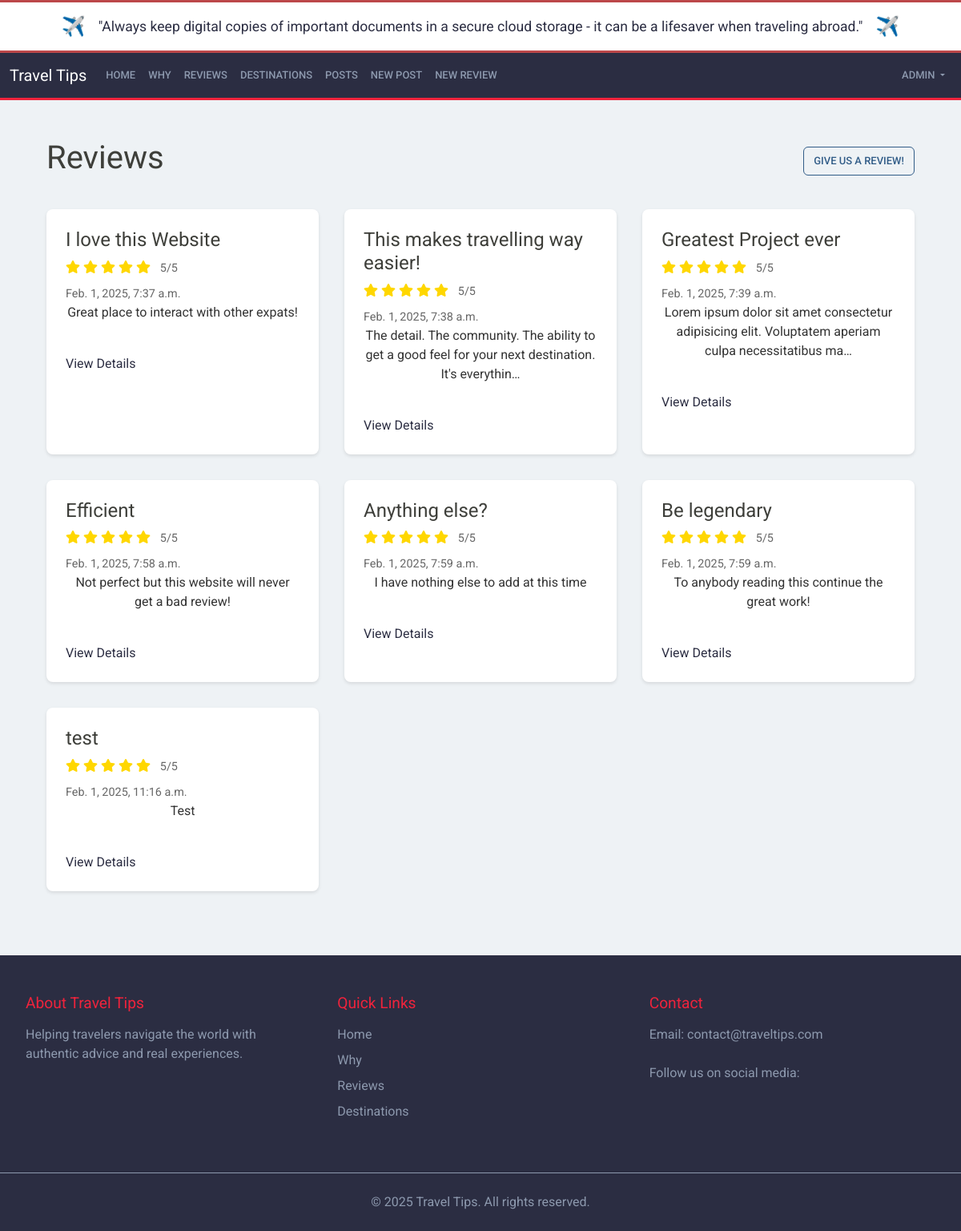
/notes/list/ (signed in), run on the app's committed database.
### notes/models.py (models this page shows, shortened)
class Note(models.Model):
    title = models.CharField(max_length=80)
    text = models.TextField()
    created_on = models.DateTimeField(auto_now_add=True)
    rating = models.IntegerField(default=0)  # or null=True if rating is optional

### notes/views.py (the view)
# urls.py: path("list/", ListNoteView.as_view(), name="list_note"),
class ListNoteView(ListView):
    template_name = "notes/list_note.html"
    model = Note
    context_object_name = "list_note"

### templates/notes/list_note.html (shortened to what this page needs)
{% extends 'base.html' %}
{% load static %}
{% block content %}
    <div class="reviews-container">
        <div class="reviews-header">
            <h1>Reviews</h1>
            <a href="{% url 'create_note' %}" class="btn btn-outline-primary">Give us a Review!</a>
        </div>
        <div class="reviews-grid">
            {% for note in list_note %}
            <div class="review-card">
                <h4>{{ note.title }}</h4>
                <div class="star-rating">
                    <span class="stars">
                        <i class="fas fa-star"></i>
                        <i class="fas fa-star"></i>
                        <i class="fas fa-star"></i>
                        <i class="fas fa-star"></i>
                        <i class="fas fa-star"></i>
                    </span>
                    <span class="rating-text">5/5</span>
                </div>
                <span class="review-date">{{ note.created_on }}</span>
                <p>{{ note.text|truncatechars:100 }}</p>
                <a href="" class="review-link">View Details</a>
            </div>
            {% endfor %}
        </div>
    </div>
{% endblock content %}

### templates/base.html (shortened to what this page needs)
{% load static %}
<!DOCTYPE html>
<html lang="en">
<head>
    <link href="https://bootswatch.com/5/sandstone/bootstrap.min.css" rel="stylesheet">
    <link rel="stylesheet" href="https://cdnjs.cloudflare.com/ajax/libs/font-awesome/5.15.4/css/all.min.css">
    <link rel="stylesheet" href="{% static 'css/signup.css' %}">
    <link rel="stylesheet" href="{% static 'css/base.css' %}">
    <link rel="stylesheet" href="{% static 'css/map.css' %}">
    <link rel="stylesheet" href="{% static 'css/reviews.css' %}">
    <link rel="stylesheet" href="{% static 'css/home.css' %}">
    <link rel="stylesheet" href="{% static 'css/about.css' %}">
    <link rel="stylesheet" href="{% static 'css/login.css' %}">
    <link rel="stylesheet" href="{% static 'css/posts.css' %}">
  </head>
<body>
  <div class="daily-tip">
    <div class="tip-content">
        <span class="tip-icon">✈️</span>
        <p>"Always keep digital copies of important documents in a secure cloud storage - it can be a lifesaver when traveling abroad."</p>
        <span class="tip-icon">✈️</span>
    </div>
</div>
  <nav class="navbar navbar-expand-lg bg-dark" data-bs-theme="dark">
        <div class="container-fluid">
          <a class="navbar-brand" href="#">Travel Tips</a>
          <div class="collapse navbar-collapse" id="navbarNav">
            <div class="navbar-nav me-auto mb-2 mb-lg-0">
                <a class="nav-link" href="{% url 'home' %}">Home</a>
                <a class="nav-link" href="{% url 'about' %}">Why</a>
                <a class="nav-link" href="{% url 'list_note' %}">Reviews</a>
                {% if user.is_authenticated %}
                <a class="nav-link" href="{% url 'travel:map' %}">Destinations</a>
                <a class="nav-link" href="{% url 'list' %}">Posts</a>
                <a class="nav-link" href="{% url 'new' %}">New Post</a>
                <a class="nav-link" href="{% url 'create_note' %}">New Review</a>
                {% else %}
                <a class="nav-link" href="{% url 'signup' %}">Sign Up</a>
                <a class="nav-link" href="{% url 'login' %}">Log In</a>
                {% endif %}
            </div>
            {% if user.is_authenticated %}
            <ul class="navbar-nav">
              <li class="nav-item dropdown d-flex">
                <a class="nav-link dropdown-toggle" href="#" role="button" data-bs-toggle="dropdown" aria-expanded="false">
                  {{user}}
                </a>
              </li>
            </ul>
            {% endif %}
          </div>
        </div>
    </nav>
    <div class="container">
        {% block content %}{% endblock content %}
    </div>
    <footer class="footer">
      <div class="footer-content">
          <div class="footer-section">
              <h5>About Travel Tips</h5>
              <p class="footer-text">Helping travelers navigate the world with authentic advice and real experiences.</p>
          </div>
          <div class="footer-section">
              <h5>Quick Links</h5>
              <ul>
                  <li><a href="{% url 'home' %}">Home</a></li>
                  <li><a href="{% url 'about' %}">Why</a></li>
                  <li><a href="{% url 'list_note' %}">Reviews</a></li>
                  {% if user.is_authenticated %}
                  <li><a href="{% url 'travel:map' %}">Destinations</a></li>
                  {% endif %}
              </ul>
          </div>
          <div class="footer-section">
              <h5>Contact</h5>
              <p class="footer-text">Email: contact@traveltips.com</p>
              <p class="footer-text">Follow us on social media:
              </p>
          </div>
      </div>
      <div class="footer-bottom">
          <p>&copy; {% now "Y" %} Travel Tips. All rights reserved.</p>
      </div>
  </footer>
  </body>
</html>

### static/css/signup.css (style rules this page uses)
.signup-container h1, p { color: #333; margin-bottom: 1.5rem; text-align: center; }

### static/css/base.css (style rules this page uses)
body { min-height: 100vh; background-color: #F5F5F5; }
.navbar.bg-dark { background-color: #2B2D42 !important; }
.navbar .navbar-nav .nav-link { color: #8D99AE; }
.navbar { border-bottom: 3px solid #EF233C; }
@media (min-width: 768px) { body { background-color: #EEF2F5; background-size: cover; background-position: center; background-attachment: fixed; background-repeat: no-repeat; } }
.daily-tip { background-color: white; border-top: 3px solid #BC4749; border-bottom: 3px solid #BC4749; padding: 0.75rem 0; text-align: center; box-shadow: 0 2px 4px rgba(0,0,0,0.1); }
.tip-content { max-width: 1200px; margin: 0 auto; display: flex; align-items: center; justify-content: center; gap: 1rem; padding: 0 1rem; }
.tip-icon { font-size: 1.5rem; }
.tip-content p { margin: 0; font-size: 1.1rem; color: #2B2D42; }
.footer { background-color: #2B2D42; color: #EDF2F4; padding: 3rem 0 0 0; margin-top: 4rem; }
.footer-content { max-width: 1200px; margin: 0 auto; display: grid; grid-template-columns: repeat(auto-fit, minmax(250px, 1fr)); gap: 2rem; padding: 0 2rem; }
.footer-text { color: #8D99AE; text-align: left; }
.footer-section h5 { color: #EF233C; margin-bottom: 1rem; font-size: 1.2rem; }
.footer-section ul { list-style: none; padding: 0; }
.footer-section ul li { margin-bottom: 0.5rem; }
.footer-section a { color: #8D99AE; text-decoration: none; transition: color 0.3s ease; }
.footer-bottom { margin-top: 3rem; padding: 1.5rem 0; text-align: center; border-top: 1px solid #8D99AE; }
.footer-bottom p { margin: 0; color: #8D99AE; }

### static/css/reviews.css (style rules this page uses)
.reviews-container { margin: 2rem 0; padding: 1rem; }
.reviews-header { display: flex; justify-content: space-between; align-items: center; margin-bottom: 2rem; }
.reviews-grid { display: grid; grid-template-columns: repeat(auto-fill, minmax(300px, 1fr)); gap: 2rem; }
.review-card { background-color: white; border-radius: 8px; padding: 1.5rem; box-shadow: 0 2px 4px rgba(0,0,0,0.1); transition: all 0.3s ease; }
.star-rating { margin: 0.5rem 0; color: #ffd700; }
.star-rating .stars { margin-right: 0.5rem; }
.rating-text { color: #666; font-size: 0.9rem; }
.review-date { color: #666; font-size: 0.9rem; }
.review-link { display: inline-block; margin-top: 1rem; color: #2B2D42; text-decoration: none; }

### data on the page
Note: title "I love this Website", created_on "Feb. 1, 2025, 7:37 a.m.", text "Great place to interact with other expats!"
Note: title "This makes travelling way easier!", created_on "Feb. 1, 2025, 7:38 a.m.", text "The detail. The community. The ability to get a good feel for your next destination. It's everythin…"
Note: title "Greatest Project ever", created_on "Feb. 1, 2025, 7:39 a.m.", text "Lorem ipsum dolor sit amet consectetur adipisicing elit. Voluptatem aperiam culpa necessitatibus ma…"
Note: title "Efficient", created_on "Feb. 1, 2025, 7:58 a.m.", text "Not perfect but this website will never get a bad review!"
Note: title "Anything else?", created_on "Feb. 1, 2025, 7:59 a.m.", text "I have nothing else to add at this time"
Note: title "Be legendary", created_on "Feb. 1, 2025, 7:59 a.m.", text "To anybody reading this continue the great work!"
Note: title "test", created_on "Feb. 1, 2025, 11:16 a.m.", text "Test"

### other printed values
{{ user }} "ADMIN"
